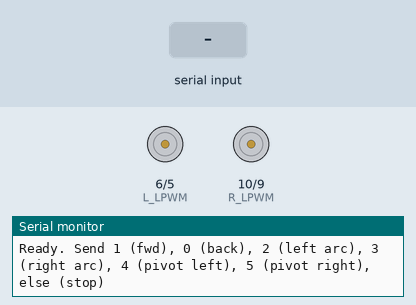
The sketch below on a simulated Arduino Uno, built with avr-gcc and run on an emulated ATmega328P. Shown: motor-driver pin pairs drawn as motors (green arrow = first pin HIGH = forward, orange = second pin HIGH = backward, longer = more drive), the last lines printed to the serial monitor. The test bench sets the inputs (shaded band).

Above: at 1.2 s.
1.3 s: "90,45\n" received over Serial
At 2.7 s:
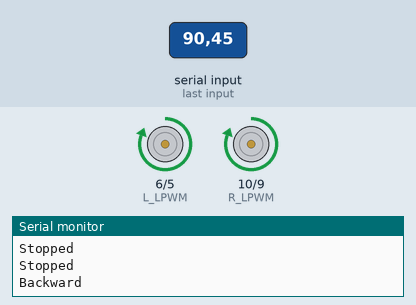
3.8 s: "1\n" received over Serial
At 4.6 s:
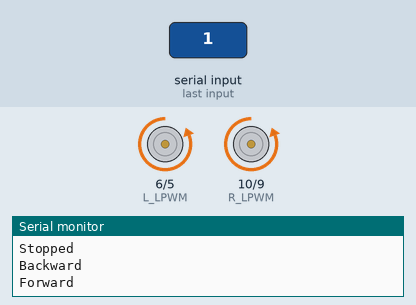
6.3 s: "2\n" received over Serial
At 6.8 s:
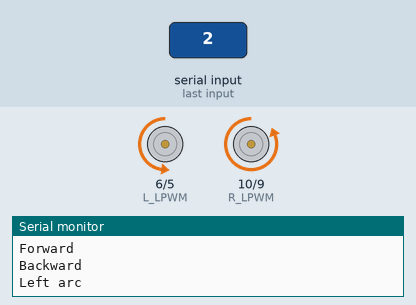
8.8 s: "3\n" received over Serial
At 9.6 s:
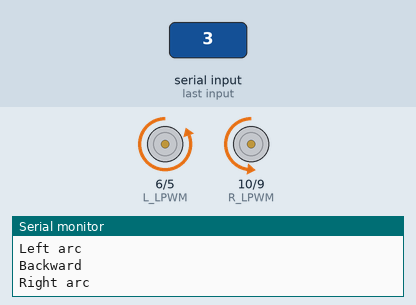
11.3 s: "4\n" received over Serial
At 11.8 s:
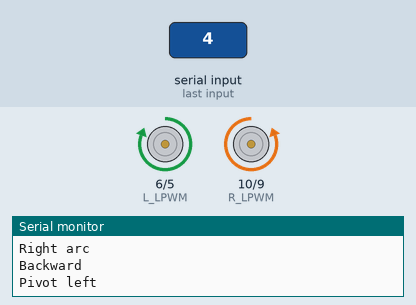
13.8 s: "5\n" received over Serial
At 14.6 s:
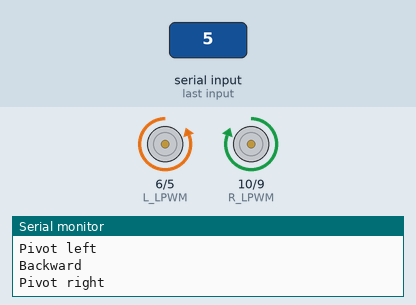
Timing chart, 0 to 16.8 s (numbered marks = the images above; inputs shaded):
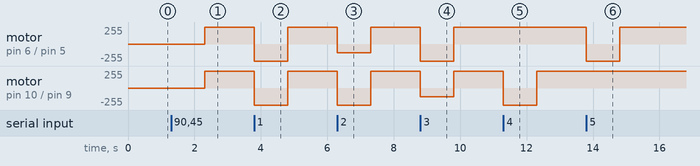

The sketch:

firmware.ino
```cpp
// Two-motor IBT_2 + Arduino test (with PWM speed control)
// Commands: 1 = forward, 0 = backward, 2 = left arc, 3 = right arc, 4 = pivot left, 5 = pivot right, else = stop

const int L_RPWM = 5;   // Left motor
const int L_LPWM = 6;
const int R_RPWM = 9;   // Right motor
const int R_LPWM = 10;

const int FULL_SPEED = 255;  // full speed, matches old digitalWrite behavior
const int TURN_SPEED = 130;  // slower wheel speed for arc turns — tune this for tighter/gentler arcs

void setMotor(int rpwmPin, int lpwmPin, int speed, int dir) {
  // dir: 1 = forward, 0 = backward, else = stop
  speed = constrain(speed, 0, 255);
  if (dir == 1) {
    analogWrite(rpwmPin, speed);
    analogWrite(lpwmPin, 0);
  } else if (dir == 0) {
    analogWrite(rpwmPin, 0);
    analogWrite(lpwmPin, speed);
  } else {
    analogWrite(rpwmPin, 0);
    analogWrite(lpwmPin, 0);
  }
}

void driveMotor(int cmd) {
  switch (cmd) {
    case 1: // forward
      setMotor(L_RPWM, L_LPWM, FULL_SPEED, 1);
      setMotor(R_RPWM, R_LPWM, FULL_SPEED, 1);
      Serial.println("Forward");
      break;

    case 0: // backward
      setMotor(L_RPWM, L_LPWM, FULL_SPEED, 0);
      setMotor(R_RPWM, R_LPWM, FULL_SPEED, 0);
      Serial.println("Backward");
      break;

    case 2: // gentle left arc: left motor slower, right motor full, both forward
      setMotor(L_RPWM, L_LPWM, TURN_SPEED, 1);
      setMotor(R_RPWM, R_LPWM, FULL_SPEED, 1);
      Serial.println("Left arc");
      break;

    case 3: // gentle right arc: right motor slower, left motor full, both forward
      setMotor(L_RPWM, L_LPWM, FULL_SPEED, 1);
      setMotor(R_RPWM, R_LPWM, TURN_SPEED, 1);
      Serial.println("Right arc");
      break;

    case 4: // pivot left (sharp): opposite directions, same speed
      setMotor(L_RPWM, L_LPWM, FULL_SPEED, 0);
      setMotor(R_RPWM, R_LPWM, FULL_SPEED, 1);
      Serial.println("Pivot left");
      break;

    case 5: // pivot right (sharp): opposite directions, same speed
      setMotor(L_RPWM, L_LPWM, FULL_SPEED, 1);
      setMotor(R_RPWM, R_LPWM, FULL_SPEED, 0);
      Serial.println("Pivot right");
      break;

    default: // stop
      setMotor(L_RPWM, L_LPWM, 0, 2);
      setMotor(R_RPWM, R_LPWM, 0, 2);
      Serial.println("Stopped");
      break;
  }
}

void setup() {
  Serial.begin(9600);
  pinMode(L_RPWM, OUTPUT);
  pinMode(L_LPWM, OUTPUT);
  pinMode(R_RPWM, OUTPUT);
  pinMode(R_LPWM, OUTPUT);
  Serial.println("Ready. Send 1 (fwd), 0 (back), 2 (left arc), 3 (right arc), 4 (pivot left), 5 (pivot right), else (stop)");
}

void loop() {
  if (Serial.available()) {
    int cmd = Serial.parseInt();
    driveMotor(cmd);
  }
}
```

Measured:
- after the input at 1.3 s, motor on pin 6 (L_LPWM) / pin 5 (L_RPWM), motor on pin 10 (R_LPWM) / pin 9 (R_RPWM): stopped → forward 255/255 after 1.0 s
- after the input at 3.8 s, motor on pin 6 (L_LPWM) / pin 5 (L_RPWM), motor on pin 10 (R_LPWM) / pin 9 (R_RPWM): forward 255/255 → backward 255/255 at once, → forward 255/255 1.0 s later
- after the input at 6.3 s, motor on pin 6 (L_LPWM) / pin 5 (L_RPWM): forward 255/255 → backward 130/255 at once, → forward 255/255 1.0 s later; motor on pin 10 (R_LPWM) / pin 9 (R_RPWM): forward 255/255 → backward 255/255 at once, → forward 255/255 1.0 s later
- after the input at 8.8 s, motor on pin 6 (L_LPWM) / pin 5 (L_RPWM): forward 255/255 → backward 255/255 at once, → forward 255/255 1.0 s later; motor on pin 10 (R_LPWM) / pin 9 (R_RPWM): forward 255/255 → backward 130/255 at once, → forward 255/255 1.0 s later
- after the input at 11.3 s, motor on pin 10 (R_LPWM) / pin 9 (R_RPWM): forward 255/255 → backward 255/255 at once, → forward 255/255 1.0 s later
- after the input at 13.8 s, motor on pin 6 (L_LPWM) / pin 5 (L_RPWM): forward 255/255 → backward 255/255 at once, → forward 255/255 1.0 s later
